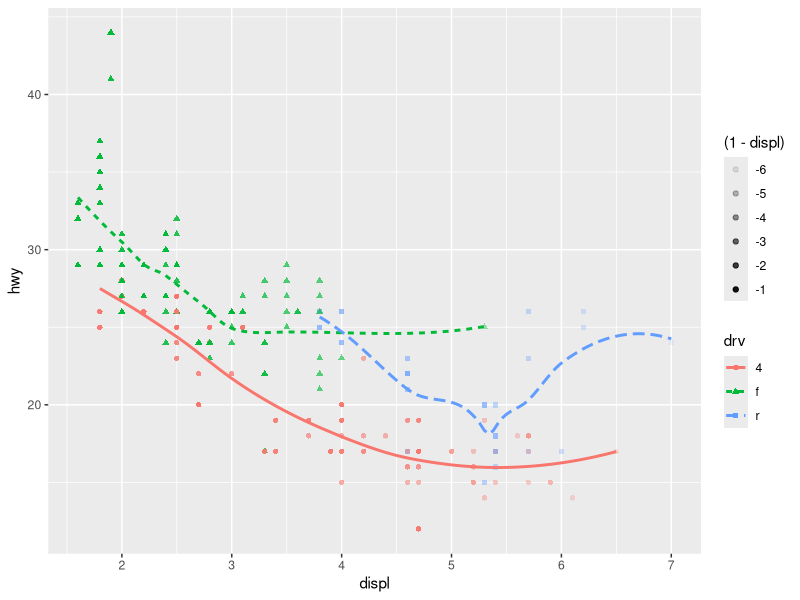

This figure's R source:
#plotting with ggplot2
library(tidyverse)
summary(mpg)
head(mpg)
ggplot(data = mpg, mapping = aes(x=displ, y=hwy, color = drv))+
  geom_point(mapping = aes(shape = drv, alpha = (1-displ) ))+
  geom_smooth(mapping = aes(linetype=drv),se=FALSE) 
